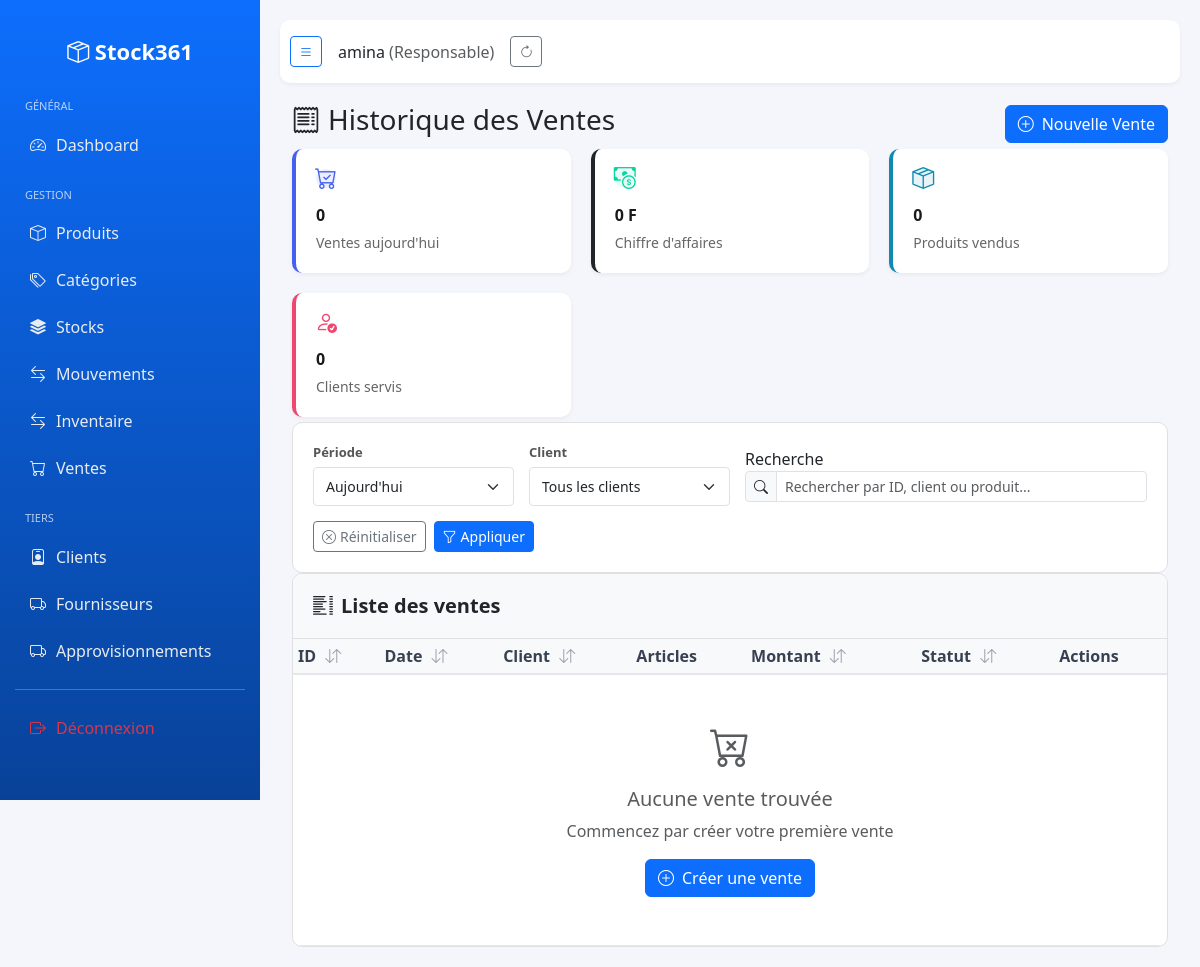
Before: /vente/ (signed in) with the older database file.
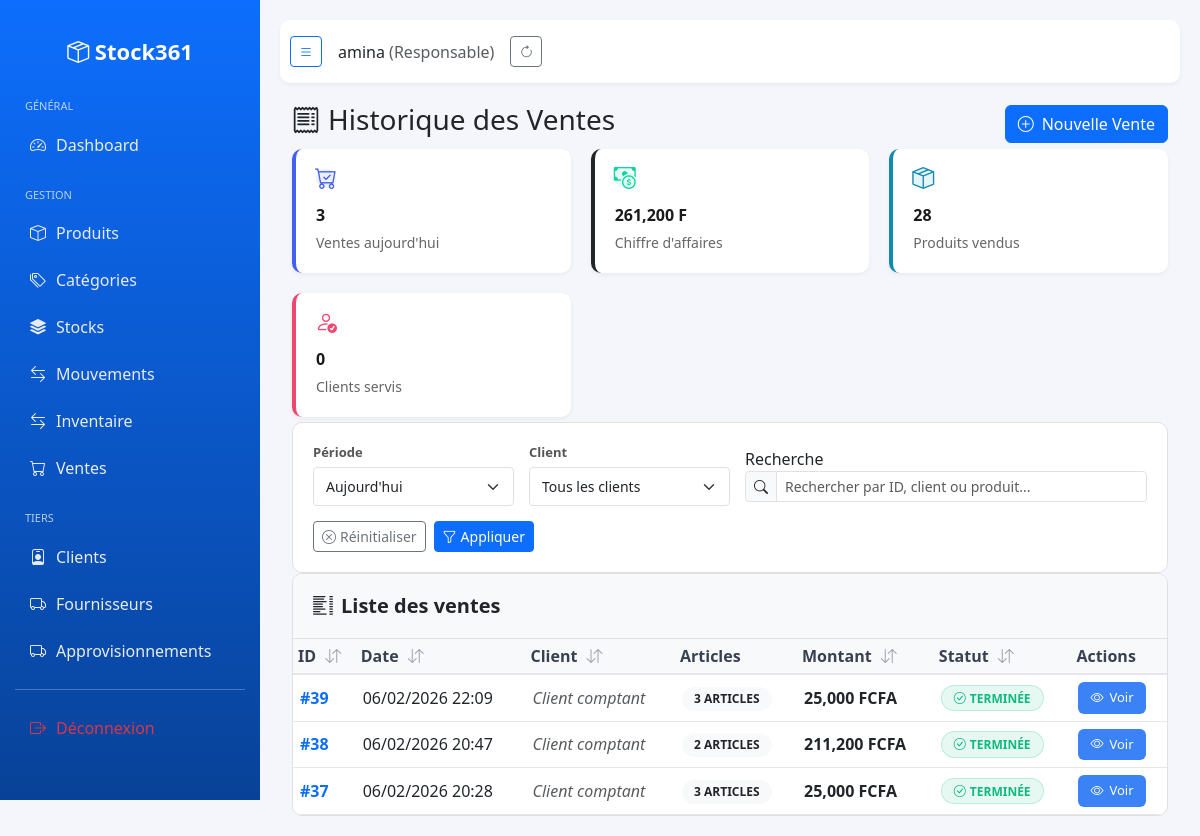
After: the same page with the newer database file.
### vente/models.py (models this page shows, shortened)
class Vente(models.Model):
    entreprise = models.ForeignKey(Entreprise, on_delete=models.CASCADE)
    client = models.ForeignKey(Client, on_delete=models.SET_NULL, null=True, blank=True)
    utilisateur = models.ForeignKey(Utilisateur, on_delete=models.SET_NULL, null=True)
    date = models.DateTimeField(default=timezone.now)
    total = models.DecimalField(max_digits=12, decimal_places=2, default=0)
    recu_pdf = models.FileField(upload_to='recu_vente/', blank=True, null=True)

### vente/views.py (the view, shortened to what this page needs)
# urls.py: path('', views.VenteListView.as_view(), name='vente_list'),
class VenteListView(LoginRequiredMixin, ListView):
    model = Vente
    template_name = "vente/vente_list.html"
    context_object_name = "page_obj"  # Pour la pagination
    paginate_by = 20  # Nombre d'éléments par page
    def get_queryset(self):
        user = self.request.user
        queryset = Vente.objects.all()
        if not user.est_super_admin:
            queryset = queryset.filter(entreprise=user.entreprise)
        period = self.request.GET.get('period', 'today')
        if period == 'today':
            today = timezone.now().date()
            queryset = queryset.filter(date__date=today)
        elif period == 'week':
            week_ago = timezone.now() - timedelta(days=7)
            queryset = queryset.filter(date__gte=week_ago)
        elif period == 'month':
            month_ago = timezone.now() - timedelta(days=30)
            queryset = queryset.filter(date__gte=month_ago)
        client_id = self.request.GET.get('client')
        if client_id:
            queryset = queryset.filter(client_id=client_id)
        search = self.request.GET.get('search')
        if search:
            queryset = queryset.filter(
                Q(id__icontains=search) |
                Q(client__nom__icontains=search) |
                Q(lignes__produit__nom__icontains=search)
            ).distinct()
        sort = self.request.GET.get('sort')
        if not sort:
            queryset = queryset.order_by('-date')
        return queryset
    def get_context_data(self, **kwargs):
        context = super().get_context_data(**kwargs)
        user = self.request.user
        today = timezone.now().date()
        ventes_aujourdhui = Vente.objects.filter(
            entreprise=user.entreprise,
            date__date=today
        ) if not user.est_super_admin else Vente.objects.filter(date__date=today)
        context['ventes_aujourdhui'] = ventes_aujourdhui.count()
        ca_aujourdhui = ventes_aujourdhui.aggregate(total=Sum('total'))['total'] or 0
        context['ca_aujourdhui'] = ca_aujourdhui
        produits_vendus_aujourdhui = LigneVente.objects.filter(
            vente__in=ventes_aujourdhui
        ).aggregate(total=Sum('quantite'))['total'] or 0
        context['produits_vendus_aujourdhui'] = produits_vendus_aujourdhui
        clients_aujourdhui = ventes_aujourdhui.filter(
            client__isnull=False
        ).values('client').distinct().count()
        context['clients_aujourdhui'] = clients_aujourdhui
        context['clients_list'] = Client.objects.filter(
            entreprise=user.entreprise
        ) if not user.est_super_admin else Client.objects.all()
        context['current_period'] = self.request.GET.get('period', 'today')
        context['current_client'] = self.request.GET.get('client', '')
        context['current_search'] = self.request.GET.get('search', '')
        context['current_sort'] = self.request.GET.get('sort', '')
        return context

### entreprise/models.py (called while the page is built)
    @property
    def est_super_admin(self):
        return self.type_utilisateur == self.TypeUtilisateur.SUPER_ADMIN

    @property
    def est_responsable(self):
        return self.type_utilisateur == self.TypeUtilisateur.RESPONSABLE

    def get_role_display(self):
        return self.get_type_utilisateur_display()

### templates/vente/vente_list.html (shortened to what the changed rows need)
{% extends "base.html" %}
{% load static humanize %}
{% block content %}
<div class="container-fluid">
    <div class="d-flex justify-content-between align-items-center mb-1 mt-1">
        <div>
            <h1 class="h3  text-gray-800">
                <i class="bi bi-receipt me-2"></i>Historique des Ventes
            </h1>
        </div>
    </div>
    <div class="card-grid">
        <div class="stat-card stat-card-primary">
            <div class="stat-icon stat-icon-primary">
                <i class="bi bi-cart-check"></i>
            </div>
            <div class="stat-value">{{ ventes_aujourdhui|intcomma }}</div>
            <div class="stat-label">Ventes aujourd'hui</div>
        </div>
        <div class="stat-card">
            <div class="stat-icon stat-icon-success">
                <i class="bi bi-cash-coin"></i>
            </div>
            <div class="stat-value">{{ ca_aujourdhui|floatformat:0|intcomma }} F</div>
            <div class="stat-label">Chiffre d'affaires</div>
        </div>
        <div class="stat-card stat-card-info">
            <div class="stat-icon stat-icon-info">
                <i class="bi bi-box-seam"></i>
            </div>
            <div class="stat-value">{{ produits_vendus_aujourdhui|intcomma }}</div>
            <div class="stat-label">Produits vendus</div>
        </div>
    </div>
    <div class="table-container">
        <div class="table-responsive">
            <table class="data-table">
                <thead>
                    <tr>
                        <th onclick="sortTable(1)">
                            ID {% if current_sort == '1' %}<i class="bi bi-arrow-up"></i>{% elif current_sort == '-1' %}<i class="bi bi-arrow-down"></i>{% else %}<i class="bi bi-arrow-down-up"></i>{% endif %}
                        </th>
                        <th onclick="sortTable(2)">
                            Date {% if current_sort == '2' %}<i class="bi bi-arrow-up"></i>{% elif current_sort == '-2' %}<i class="bi bi-arrow-down"></i>{% else %}<i class="bi bi-arrow-down-up"></i>{% endif %}
                        </th>
                        <th onclick="sortTable(3)">
                            Client {% if current_sort == '3' %}<i class="bi bi-arrow-up"></i>{% elif current_sort == '-3' %}<i class="bi bi-arrow-down"></i>{% else %}<i class="bi bi-arrow-down-up"></i>{% endif %}
                        </th>
                        <th>Articles</th>
                        <th onclick="sortTable(5)">
                            Montant {% if current_sort == '5' %}<i class="bi bi-arrow-up"></i>{% elif current_sort == '-5' %}<i class="bi bi-arrow-down"></i>{% else %}<i class="bi bi-arrow-down-up"></i>{% endif %}
                        </th>
                        <th onclick="sortTable(6)">
                            Statut {% if current_sort == '6' %}<i class="bi bi-arrow-up"></i>{% elif current_sort == '-6' %}<i class="bi bi-arrow-down"></i>{% else %}<i class="bi bi-arrow-down-up"></i>{% endif %}
                        </th>
                        <th>Actions</th>
                    </tr>
                </thead>
                <tbody>
                    {% for vente in page_obj %}
                    <tr>
                        <td>
                            <span class="fw-semibold text-primary">#{{ vente.id }}</span>
                        </td>
                        <td>
                            <div class="d-flex flex-column">
                                <span class="fw-medium">{{ vente.date|date:"d/m/Y" }} {{ vente.date|date:"H:i" }}</span>
                            </div>
                        </td>
                        <td>
                            {% if vente.client %}
                            <div class="d-flex align-items-center gap-2">
                                <div class="bg-primary bg-opacity-10 text-primary rounded-circle d-flex align-items-center justify-content-center"
                                     style="width: 32px; height: 32px;">
                                    <i class="bi bi-person"></i>
                                </div>
                                <span>{{ vente.client.nom }}</span>
                            </div>
                            {% else %}
                            <span class="text-muted fst-italic">Client comptant</span>
                            {% endif %}
                        </td>
                        <td>
                            <span class="badge bg-light text-dark">
                                {{ vente.lignes.count }} article{{ vente.lignes.count|pluralize }}
                            </span>
                        </td>
                        <td>
                            <span class="fw-bold">{{ vente.total|floatformat:0|intcomma }} FCFA</span>
                        </td>
                        <td>
                            <span class="badge badge-success">
                                <i class="bi bi-check-circle me-1"></i>Terminée
                            </span>
                        </td>
                        <td>
                            <a href="{% url 'vente_detail' vente.pk %}" class="view-link">
                                <i class="bi bi-eye"></i> Voir
                            </a>
                        </td>
                    </tr>
                    {% empty %}
                    <tr>
                        <td colspan="7" class="text-center py-5">
                            <div class="text-muted">
                                <i class="bi bi-cart-x display-6"></i>
                                <h5 class="mt-3">Aucune vente trouvée</h5>
                                <p>Commencez par créer votre première vente</p>
                                <a href="{% url 'vente_create' %}" class="btn btn-primary">
                                    <i class="bi bi-plus-circle me-2"></i>Créer une vente
                                </a>
                            </div>
                        </td>
                    </tr>
                    {% endfor %}
                </tbody>
            </table>
        </div>
    </div>
</div>
{% endblock %}

Changed rows visible on the page:
added Vente: id "39", date "06/02/2026", date "22:09", shows "Client comptant", lignes.count "3", total "25,000"
added Vente: id "38", date "06/02/2026", date "20:47", shows "Client comptant", lignes.count "2", total "211,200"
added Vente: id "37", date "06/02/2026", date "20:28", shows "Client comptant", lignes.count "3", total "25,000"
Other visible differences:
{{ ventes_aujourdhui|intcomma }}: "0" → "3"
{{ ca_aujourdhui|floatformat:0|intcomma }}: "0" → "261,200"
{{ produits_vendus_aujourdhui|intcomma }}: "0" → "28"
text no longer shown: "Aucune vente trouvée Commencez par créer votre première vente Créer une vente"
